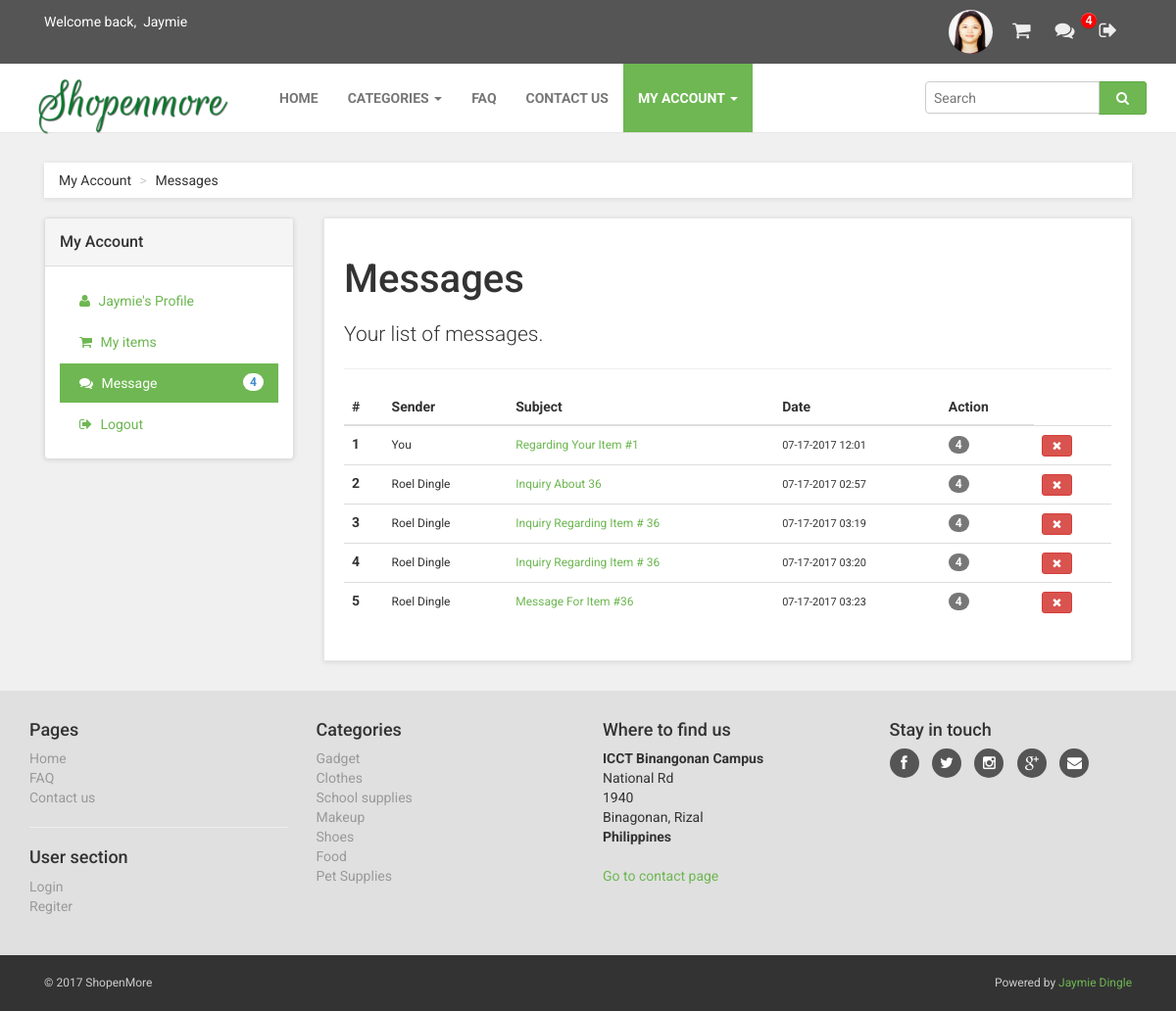
/messages.php (signed in), run on an earlier commit of the app's database.
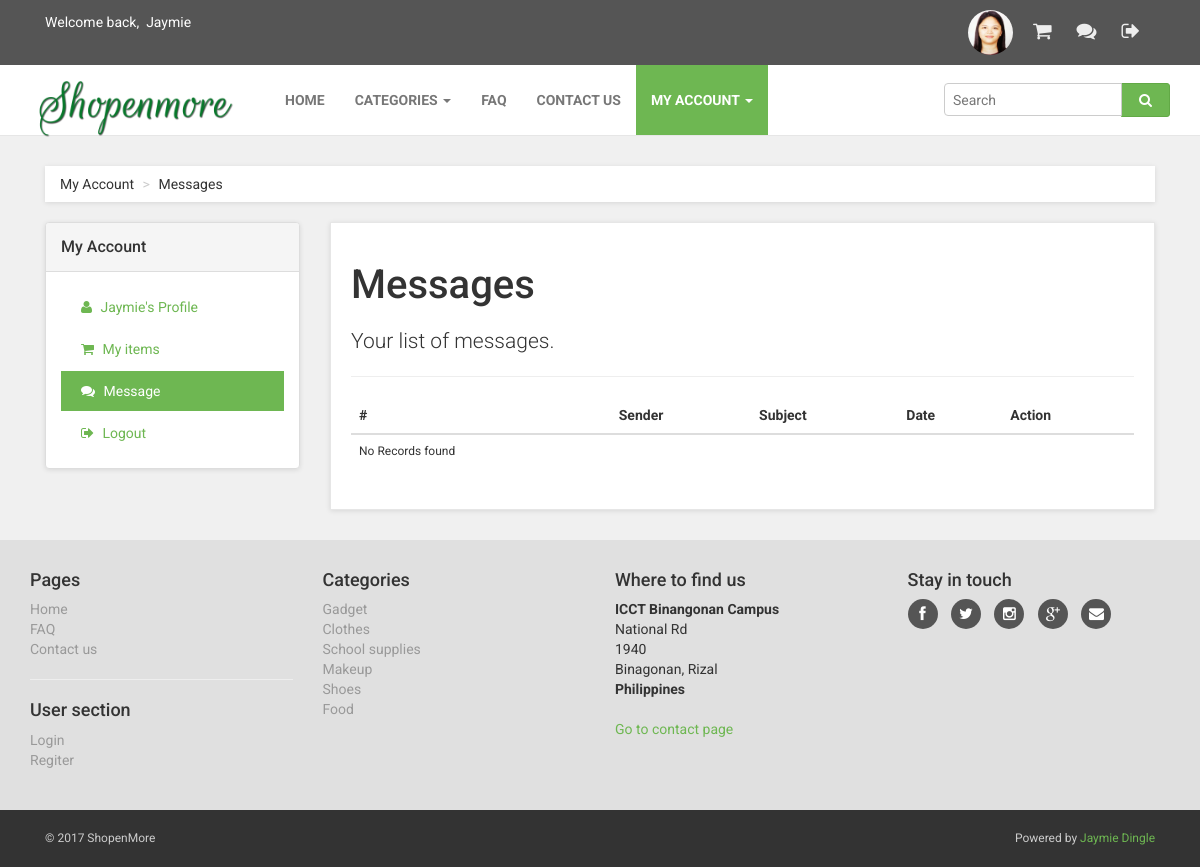
And on a later commit of the database.
### tables this page shows
CREATE TABLE `tb_messages` (
  `id` int(11) NOT NULL,
  `parent_id` int(11) NOT NULL,
  `sender_id` int(11) NOT NULL,
  `receiver_id` int(11) NOT NULL,
  `subject` varchar(100) NOT NULL,
  `message` text NOT NULL,
  `is_opened` tinyint(1) NOT NULL DEFAULT '0',
  `date_send` datetime NOT NULL DEFAULT CURRENT_TIMESTAMP,
  `is_active` tinyint(1) NOT NULL DEFAULT '1'
);

CREATE TABLE `tb_users` (
  `id` int(11) NOT NULL,
  `user_role_id` int(11) NOT NULL,
  `student_id` varchar(12) NOT NULL,
  `email` varchar(100) NOT NULL,
  `password` varchar(100) NOT NULL,
  `fname` varchar(50) NOT NULL,
  `lname` varchar(50) NOT NULL,
  `contact` varchar(50) NOT NULL,
  `image_url` text NOT NULL,
  `is_active` tinyint(1) NOT NULL DEFAULT '0',
  `date_reg` timestamp NOT NULL DEFAULT CURRENT_TIMESTAMP
);

CREATE TABLE `tb_item_category` (
  `id` int(11) NOT NULL,
  `name` varchar(100) NOT NULL,
  `theme` text NOT NULL,
  `image_url` text NOT NULL,
  `is_active` tinyint(1) NOT NULL DEFAULT '1'
);

CREATE TABLE `tb_site_info` (
  `id` int(11) NOT NULL,
  `title` varchar(50) NOT NULL,
  `tagline` text NOT NULL
);

### libs/meekrodb.2.3.class.php (called while the page is built, shortened)
<?php
class DB {
  protected static $mdb = null;
  public static function getMDB() {
    $mdb = DB::$mdb;
    if ($mdb === null) {
      $mdb = DB::$mdb = new MeekroDB();
    }
    $db_class_vars = get_class_vars('DB');
    return $mdb;
  }
  public static function query() { $args = func_get_args(); return call_user_func_array(array(DB::getMDB(), 'query'), $args); }
  public static function queryFirstRow() { $args = func_get_args(); return call_user_func_array(array(DB::getMDB(), 'queryFirstRow'), $args); }
  public static function queryFullColumns() { $args = func_get_args(); return call_user_func_array(array(DB::getMDB(), 'queryFullColumns'), $args); }
  public static function count() { $args = func_get_args(); return call_user_func_array(array(DB::getMDB(), 'count'), $args); }
}
class MeekroDB {
  public $dbName = '';
  public $user = '';
  public $password = '';
  public $host = 'localhost';
  public $port = null;
  public $encoding = 'latin1';
  public $connect_options = array(MYSQLI_OPT_CONNECT_TIMEOUT => 30);
  public $internal_mysql = null;
  public $num_rows = 0;
  public function __construct($host=null, $user=null, $password=null, $dbName=null, $port=null, $encoding=null) {
    if ($host === null) $host = DB::$host;
    if ($user === null) $user = DB::$user;
    if ($password === null) $password = DB::$password;
    if ($dbName === null) $dbName = DB::$dbName;
    if ($port === null) $port = DB::$port;
    if ($encoding === null) $encoding = DB::$encoding;
    $this->host = $host;
    $this->user = $user;
    $this->password = $password;
    $this->dbName = $dbName;
    $this->port = $port;
    $this->encoding = $encoding;
  }
  public function get() {
    $mysql = $this->internal_mysql;
    if (!($mysql instanceof MySQLi)) {
      if (! $this->port) $this->port = ini_get('mysqli.default_port');
      $mysql = new mysqli();
      foreach ($this->connect_options as $key => $value) {
        $mysql->options($key, $value);
      }
      $mysql->set_charset($this->encoding);
      $this->internal_mysql = $mysql;
    }
    return $mysql;
  }
  public function count() { $args = func_get_args(); return call_user_func_array(array($this, 'numRows'), $args); }
  public function numRows() { return $this->num_rows; }
  protected function preparseQueryParams() {
    $args = func_get_args();
    $sql = trim(strval(array_shift($args)));
    $args_all = $args;
    if (count($args_all) == 0) return array($sql);
    $chunkyQuery = array();
    return $chunkyQuery;
  }
  protected function parseQueryParams() {
    $args = func_get_args();
    $chunkyQuery = call_user_func_array(array($this, 'preparseQueryParams'), $args);
    $query = '';
    foreach ($chunkyQuery as $chunk) {
      if (is_string($chunk)) {
        $query .= $chunk;
        continue;
      }
      $result = '';
      $query .= $result;
    }
    return $query;
  }
  protected function prependCall($function, $args, $prepend) { array_unshift($args, $prepend); return call_user_func_array($function, $args); }
  public function query() { $args = func_get_args(); return $this->prependCall(array($this, 'queryHelper'), $args, 'assoc'); }
  public function queryFullColumns() { $args = func_get_args(); return $this->prependCall(array($this, 'queryHelper'), $args, 'full'); }
  protected function queryHelper() {
    $args = func_get_args();
    $type = array_shift($args);
    $db = $this->get();
    $is_buffered = true;
    $row_type = 'assoc';
    $full_names = false;
    switch ($type) {
      case 'assoc':
        break;
      case 'full':
        $row_type = 'list';
        $full_names = true;
        break;
    }
    $sql = call_user_func_array(array($this, 'parseQueryParams'), $args);
    $result = $db->query($sql, $is_buffered ? MYSQLI_STORE_RESULT : MYSQLI_USE_RESULT);
    if ($is_buffered && ($result instanceof MySQLi_Result)) $this->num_rows = $result->num_rows;
    else $this->num_rows = null;
    $return = array();
    if ($full_names) {
      $infos = array();
      foreach ($result->fetch_fields() as $info) {
        if (strlen($info->table)) $infos[] = $info->table . '.' . $info->name;
        else $infos[] = $info->name;
      }
    }
    while ($row = ($row_type == 'assoc' ? $result->fetch_assoc() : $result->fetch_row())) {
      if ($full_names) $row = array_combine($infos, $row);
      $return[] = $row;
    }
    return $return;
  }
  public function queryFirstRow() {
    $args = func_get_args();
    $result = call_user_func_array(array($this, 'query'), $args);
    return reset($result);
  }
}
?>

### includes/top-bar.php (called while the page is built, shortened)
<?php
if(isset($_SESSION['userdata'])){
    $count_unread_message = DB::count();
}
?>

### messages.php (the view, shortened to what the rows shown need)
<?php include('includes/header.php'); ?>
<?php include('includes/top-bar.php'); ?>
<?php
$profile = $_SESSION['userdata'];
$messages = DB::queryFullColumns("SELECT * FROM tb_messages
           LEFT JOIN tb_users
           ON tb_messages.sender_id = tb_users.id
           WHERE tb_messages.parent_id = 0
           AND
           (
            tb_messages.receiver_id = ".$profile['id']." OR
            tb_messages.sender_id = ".$profile['id']."
           )");
?>
    <div id="all">
        <div id="content">
            <div class="container">
                <div class="col-md-9" id="customer-orders">
                    <div class="box">
                        <h1>Messages</h1>
                        <div class="table-responsive">
                            <table id="message-table" class="table table-hover">
                                <thead>
                                    <tr>
                                        <th>#</th>
                                        <th>Sender</th>
                                        <th>Subject</th>
                                        <th>Date</th>
                                        <th>Action</th>
                                    </tr>
                                </thead>
                                <tbody>
                                    <?php if(count($messages) <= 0){ ?>
                                        <tr>
                                            <td col="5">
                                                No Records found
                                            </td>
                                        </tr>
                                    <?php }else{ ?>
                                        <?php foreach($messages as $key=>$message) { ?>
                                        <tr class="<?php echo ($message['tb_messages.is_opened']) ? 'read' : ''; ?>">
                                            <th><?php echo ($key + 1); ?></th>
                                            <td>
                                                <?php
                                                    if($message['tb_users.id'] == $profile['id']){
                                                        echo "You";
                                                    }else{
                                                        echo ucwords($message['tb_users.fname'] . ' ' .$message['tb_users.lname']);
                                                    }
                                                ?>
                                            </td>
                                            <td>
                                                <a href="update_message_is_opened.php?id=<?php echo $message['tb_messages.id']; ?>">
                                                    <?php echo ucwords($message['tb_messages.subject']); ?>
                                                </a>
                                            </td>
                                            <td style="font-size:11px">
                                                <?php echo date('m-j-Y h:i', strtotime($message['tb_messages.date_send'])); ?>
                                            </td>
                                            <td>
                                                <span class="badge"><?php echo $count_unread_message; ?></span>
                                            </td>
                                            <td>
                                                <a href="deletemessage.php?id=<?php echo $message['tb_messages.id']; ?>" class="btn btn-danger btn-xs" alt="Delete"><i class="fa fa-times" aria-hidden="true"></i></a>
                                            </td>
                                        </tr>
                                        <?php } ?>
                                    <?php } ?>
                                </tbody>
                            </table>
                        </div>
                    </div>
                </div>
            </div>
        </div>
    </div>
 <?php include('includes/footer.php'); ?>

### includes/footer.php (shortened to what the rows shown need)
        <div id="footer" data-animate="fadeInUp">
            <div class="container">
                <div class="row">
                    <div class="col-md-3 col-sm-6">
                        <ul>
                            <?php foreach($item_categories as $key=>$category){ ?>
                            <li><a href="category.php?id=<?php echo $category['id']; ?>"><?php echo $category['name']; ?></a>
                            </li>
                            <?php } ?>
                        </ul>
                    </div>
                </div>
            </div>
        </div>
        <div id="copyright">
            <div class="container">
                <div class="col-md-6">
                    <p class="pull-left">© <?php echo date('Y'); ?> <?php echo $site_data['title']; ?></p>
                </div>
            </div>
        </div>
</body>
</html>

What changed in the data, as far as the page shows it:
removed tb_messages: shows "You", subject "Regarding Your Item #1", date_send "07-17-2017 12:01"
removed tb_messages: tb_users.fname+lname "Roel Dingle", subject "Inquiry About 36", date_send "07-17-2017 02:57"
removed tb_messages: tb_users.fname+lname "Roel Dingle", subject "Inquiry Regarding Item # 36", date_send "07-17-2017 03:19"
removed tb_messages: tb_users.fname+lname "Roel Dingle", subject "Inquiry Regarding Item # 36", date_send "07-17-2017 03:20"
removed tb_messages: tb_users.fname+lname "Roel Dingle", subject "Message For Item #36", date_send "07-17-2017 03:23"
removed tb_item_category: name "Pet Supplies"
Also different on the page:
$count_unread_message: "4" → (not shown)
text now shown: "No Records found"
